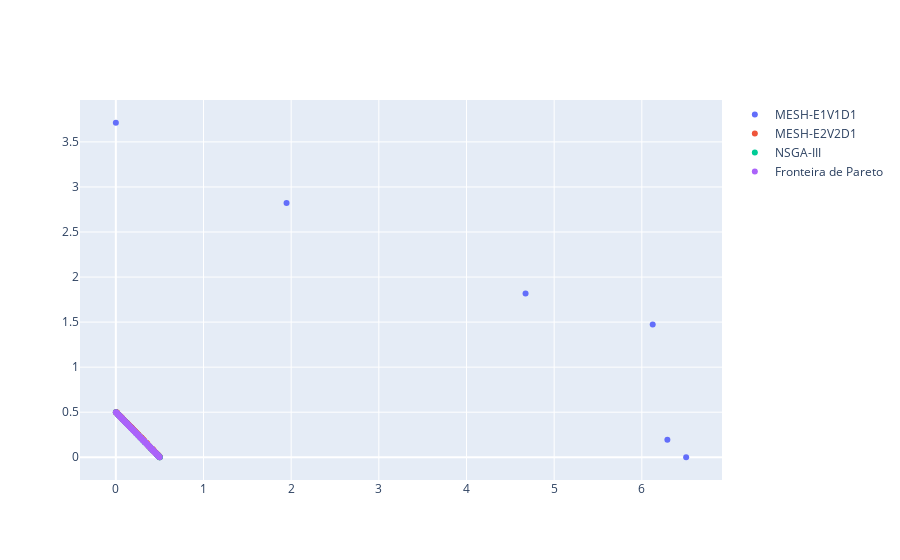

Write notebook code for a chart like this one.
### Code cell
fig = go.Figure(data=[go.Scatter(x=results_E1V1D1_DTLZ1['combined'][1][:,0], 
                                   y=results_E1V1D1_DTLZ1['combined'][1][:,1], 
                                   mode='markers', name='MESH-E1V1D1'),
                      go.Scatter(x=results_E2V2D1_DTLZ1['combined'][1][:,0], 
                                   y=results_E2V2D1_DTLZ1['combined'][1][:,1], 
                                   mode='markers', name='MESH-E2V2D1'),
                     go.Scatter(x=results_NSGA3_DTLZ1['combined'][1][:,0], 
                                   y=results_NSGA3_DTLZ1['combined'][1][:,1], 
                                   mode='markers', name='NSGA-III'),
                     go.Scatter(x=pareto_front_dtlz1[:,0], 
                                   y=pareto_front_dtlz1[:,1], 
                                   mode='markers', name='Fronteira de Pareto')])
fig.show()
